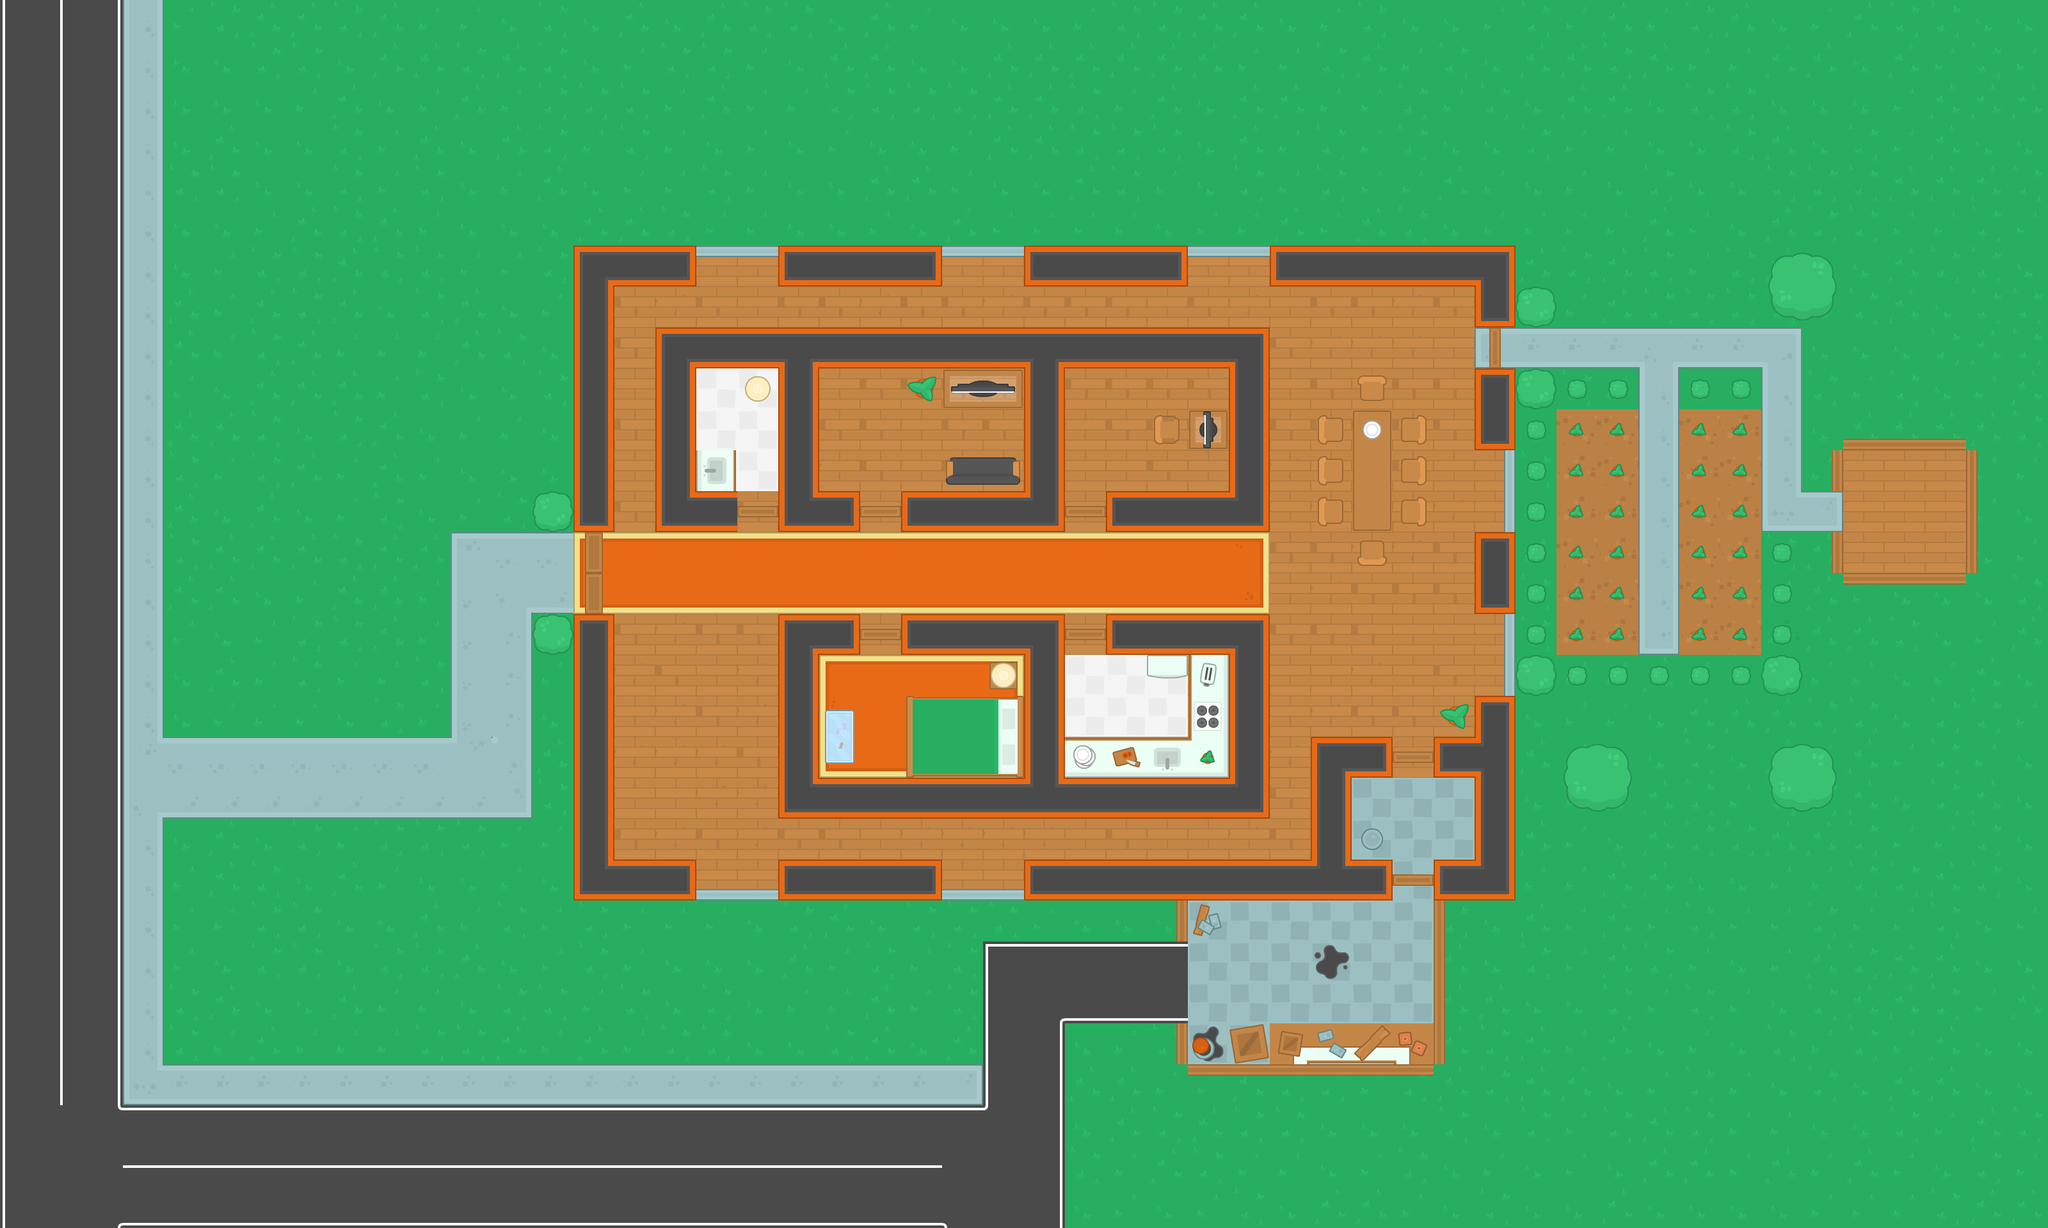

The image is a tile-based game level rendered from a .tmx file. Its description and source (layers, tilesets, objects; grid data summarised) follow:
An orthogonal 50x30 tile map with 64x64 px tiles, 4 tile layers (Ground, Walls, Items, Decorations) and 103 objects (88x Wall, 7x Window, 2x rifle, Player, Health, ...).

<map version="1.0" tiledversion="1.1.6" orientation="orthogonal" renderorder="right-down" width="50" height="30" tilewidth="64" tileheight="64" infinite="0" nextobjectid="154">
 <tileset firstgid="1" source="../img/Kenny Topdown Pack.tsx" />
 <layer name="Ground" width="50" height="30">
  <data>[1500 cells, 1500 non-empty, 50 distinct tile ids]</data>
 </layer>
 <layer name="Walls" width="50" height="30">
  <data>[1500 cells, 188 non-empty, 29 distinct tile ids]</data>
 </layer>
 <layer name="Items" width="50" height="30">
  <data>[1500 cells, 59 non-empty, 33 distinct tile ids]</data>
 </layer>
 <layer name="Decorations" width="50" height="30">
  <data>[1500 cells, 59 non-empty, 18 distinct tile ids]</data>
 </layer>
 <objectgroup name="Obstacles">
  <object id="2" name="Wall" x="896" y="448" width="64" height="384" />
  <object id="3" name="Wall" x="2304" y="448" width="64" height="64" />
  <object id="5" name="Wall" x="2240" y="1344" width="64" height="64" />
  <object id="6" name="Wall" x="2240" y="1152" width="64" height="64" />
  <object id="7" name="Wall" x="2048" y="1152" width="128" height="64" />
  <object id="8" name="Wall" x="2048" y="1216" width="64" height="192" />
  <object id="9" name="Wall" x="2112" y="1344" width="64" height="64" />
  <object id="11" name="Wall" x="896" y="960" width="64" height="384" />
  <object id="12" name="Player" x="384" y="832" width="64" height="64" />
  <object id="16" name="Wall" x="1216" y="512" width="64" height="320" />
  <object id="17" name="Wall" x="1280" y="512" width="704" height="64" />
  <object id="18" name="Wall" x="1408" y="768" width="256" height="64" />
  <object id="19" name="Wall" x="1280" y="768" width="64" height="64" />
  <object id="20" name="Wall" x="1728" y="768" width="256" height="64" />
  <object id="21" name="Wall" x="1920" y="576" width="64" height="192" />
  <object id="22" name="Wall" x="1920" y="1024" width="64" height="192" />
  <object id="23" name="Wall" x="1280" y="1216" width="704" height="64" />
  <object id="24" name="Wall" x="1216" y="960" width="64" height="320" />
  <object id="25" name="Wall" x="1280" y="960" width="64" height="64" />
  <object id="26" name="Wall" x="1408" y="960" width="256" height="64" />
  <object id="27" name="Wall" x="1728" y="960" width="256" height="64" />
  <object id="28" name="Wall" x="1600" y="1024" width="64" height="192" />
  <object id="29" name="Wall" x="1600" y="576" width="64" height="192" />
  <object id="30" name="Wall" x="848" y="784" width="32" height="32" />
  <object id="32" name="Wall" x="848" y="976" width="32" height="32" />
  <object id="33" name="Wall" x="2768" y="1040" width="32" height="32" />
  <object id="34" name="Wall" x="2384" y="1040" width="32" height="32" />
  <object id="35" name="Wall" x="2384" y="464" width="32" height="32" />
  <object id="36" name="Wall" x="2384" y="592" width="32" height="32" />
  <object id="37" name="Wall" x="2784" y="1184" width="32" height="32" />
  <object id="38" name="Wall" x="2816" y="1184" width="32" height="32" />
  <object id="39" name="Wall" x="2784" y="1216" width="32" height="32" />
  <object id="40" name="Wall" x="2816" y="1216" width="32" height="32" />
  <object id="41" name="Wall" x="2496" y="1184" width="32" height="32" />
  <object id="42" name="Wall" x="2464" y="1184" width="32" height="32" />
  <object id="43" name="Wall" x="2496" y="1216" width="32" height="32" />
  <object id="44" name="Wall" x="2464" y="1216" width="32" height="32" />
  <object id="45" name="Wall" x="2816" y="448" width="32" height="32" />
  <object id="46" name="Wall" x="2784" y="448" width="32" height="32" />
  <object id="47" name="Wall" x="2784" y="416" width="32" height="32" />
  <object id="48" name="Wall" x="2816" y="416" width="32" height="32" />
  <object id="49" name="Wall" x="2880" y="688" width="192" height="16" />
  <object id="51" name="Wall" x="3072" y="704" width="16" height="192" />
  <object id="52" name="Wall" x="2880" y="896" width="192" height="16" />
  <object id="53" name="Wall" x="2864" y="832" width="16" height="64" />
  <object id="54" name="Wall" x="2864" y="704" width="16" height="64" />
  <object id="55" name="Wall" x="2240" y="1408" width="16" height="256" />
  <object id="56" name="Wall" x="1856" y="1664" width="384" height="16" />
  <object id="57" name="Wall" x="1840" y="1408" width="16" height="64" />
  <object id="58" name="Wall" x="1840" y="1600" width="16" height="64" />
  <object id="61" name="Wall" x="1424" y="592" width="32" height="32" />
  <object id="62" name="Wall" x="1472" y="576" width="128" height="64" />
  <object id="63" name="Wall" x="1472" y="720" width="128" height="32" />
  <object id="64" name="Wall" x="1856" y="640" width="64" height="64" />
  <object id="65" name="Wall" x="1808" y="656" width="32" height="32" />
  <object id="66" name="Wall" x="1552" y="1040" width="32" height="32" />
  <object id="67" name="Wall" x="2256" y="1104" width="32" height="32" />
  <object id="68" name="Wall" x="2112" y="640" width="64" height="192" />
  <object id="69" name="Wall" x="2064" y="656" width="32" height="32" />
  <object id="70" name="Wall" x="2064" y="720" width="32" height="32" />
  <object id="71" name="Wall" x="2064" y="784" width="32" height="32" />
  <object id="72" name="Wall" x="2128" y="848" width="32" height="32" />
  <object id="73" name="Wall" x="2192" y="784" width="32" height="32" />
  <object id="74" name="Wall" x="2192" y="720" width="32" height="32" />
  <object id="75" name="Wall" x="2192" y="656" width="32" height="32" />
  <object id="76" name="Wall" x="2128" y="592" width="32" height="32" />
  <object id="77" name="Wall" x="1424" y="1088" width="176" height="128" />
  <object id="78" name="Wall" x="1296" y="1104" width="32" height="96" />
  <object id="79" name="Wall" x="1664" y="1152" width="256" height="64" />
  <object id="80" name="Wall" x="1856" y="1024" width="64" height="128" />
  <object id="81" name="Wall" x="1792" y="1024" width="64" height="32" />
  <object id="82" name="Wall" x="2128" y="1296" width="32" height="32" />
  <object id="83" name="Wall" x="1920.3" y="1610.18" width="55.3166" height="52.8345" rotation="-9.46869" />
  <object id="84" name="Wall" x="1862.67" y="1620.67" width="36.6667" height="34.6667" />
  <object id="85" name="Wall" x="1984" y="1600" width="256" height="64" />
  <object id="98" name="Health" x="1104" y="656" width="32" height="32" />
  <object id="99" name="Wall" x="1088" y="704" width="64" height="128" />
  <object id="100" name="Wall" x="1024" y="512" width="64" height="320" />
  <object id="101" name="Wall" x="1088" y="512" width="128" height="64" />
  <object id="102" name="Wall" x="1168" y="592" width="32" height="32" />
  <object id="103" name="Ammo_box" x="1296" y="592" width="32" height="32" />
  <object id="104" name="rifle" x="3008" y="784" width="32" height="32" />
  <object id="105" name="shotgun" x="2176" y="1536" width="32" height="32" />
  <object id="126" name="Enemy" type="rifle" x="1664" y="1024" width="64" height="64" />
  <object id="131" name="armor" x="592" y="848" width="32" height="32" />
  <object id="135" name="Wall" x="896" y="1344" width="192" height="64" />
  <object id="136" name="Wall" x="1216" y="1344" width="256" height="64" />
  <object id="137" name="Wall" x="1600" y="1344" width="448" height="64" />
  <object id="138" name="Wall" x="2304" y="1088" width="64" height="320" />
  <object id="139" name="Wall" x="2304" y="832" width="64" height="128" />
  <object id="140" name="Wall" x="2304" y="576" width="64" height="128" />
  <object id="141" name="Wall" x="896" y="384" width="192" height="64" />
  <object id="142" name="Wall" x="1216" y="384" width="256" height="64" />
  <object id="143" name="Wall" x="1600" y="384" width="256" height="64" />
  </objectgroup>
</map>
<!-- 9 of 103 objects omitted -->
